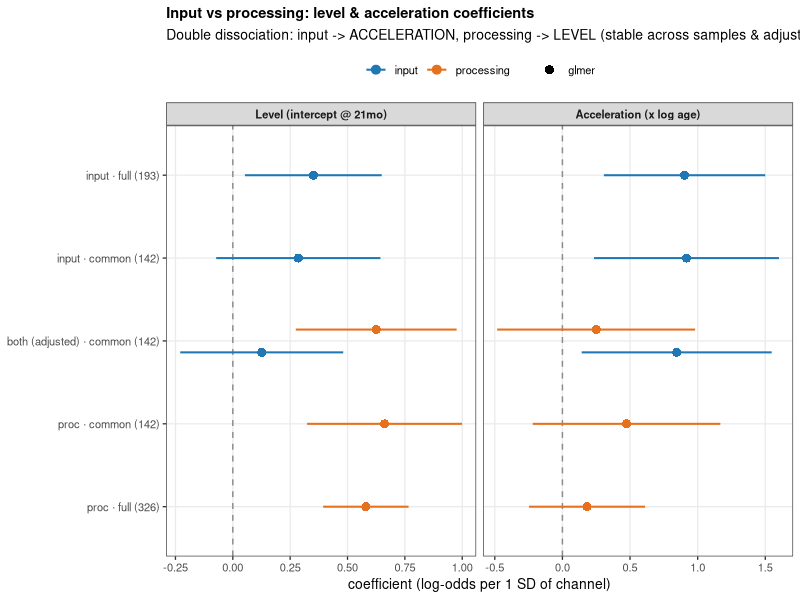
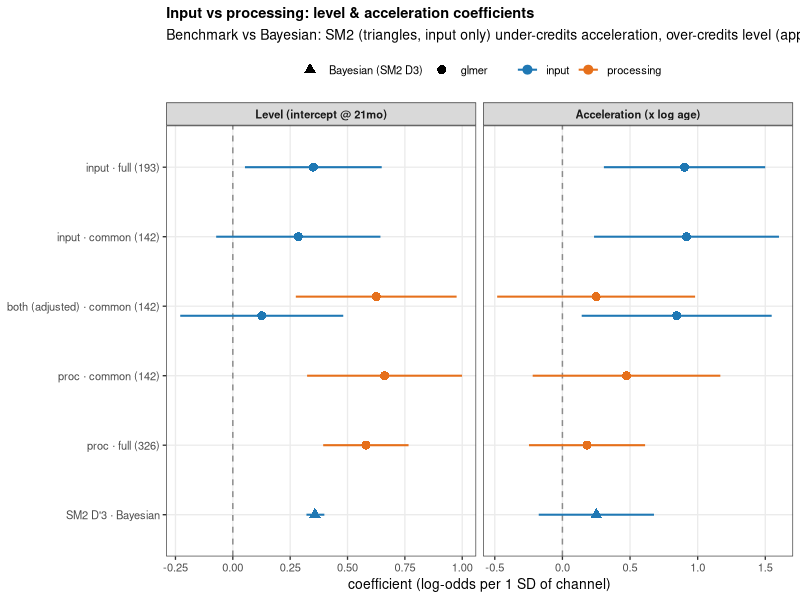

These figures' R source, in order:
## Figure: input & processing coefficients (level + acceleration) with 95% CI
## across glmer specs/samples -- the robustness/benchmark view (cf. paper Fig 3B).
## v1 = glmer specs only; v2 = + Bayesian SM2 D'3 overlay (input channel, approx
## theta~logit scale). Reads results/glmer_ladder_coefs.csv. RUN LOCALLY.
suppressPackageStartupMessages({library(dplyr); library(ggplot2); library(here); library(readr)})
co <- read_csv(here("studies/io_proc_glmer/results/glmer_ladder_coefs.csv"), show_col_types = FALSE)

lab <- c(input_full="input · full (193)", input_common="input · common (142)",
         both_common="both (adjusted) · common (142)",
         proc_common="proc · common (142)", proc_full="proc · full (326)",
         SM2_bayes="SM2 D'3 · Bayesian")
ord <- rev(c("input · full (193)","input · common (142)","both (adjusted) · common (142)",
             "proc · common (142)","proc · full (326)","SM2 D'3 · Bayesian"))
prep <- function(d) d %>% mutate(
  spec_lab = factor(lab[spec], levels = ord),
  term = factor(term, levels = c("level","acceleration"),
                labels = c("Level (intercept @ 21mo)","Acceleration (x log age)")),
  channel = factor(channel, levels = c("input","processing")))

dodge <- position_dodge(width = 0.55)
make_fig <- function(d, subtitle) ggplot(d, aes(est, spec_lab, color = channel, shape = model_type, group = channel)) +
  geom_vline(xintercept = 0, linetype = 2, color = "grey55") +
  geom_linerange(aes(xmin = lo, xmax = hi), position = dodge, linewidth = 0.7) +
  geom_point(position = dodge, size = 2.7) +
  facet_wrap(~ term, scales = "free_x") +
  scale_color_manual(values = c(input = "#1f78b4", processing = "#e6701b")) +
  scale_shape_manual(values = c(glmer = 16, `Bayesian (SM2 D3)` = 17)) +
  labs(x = "coefficient (log-odds per 1 SD of channel)", y = NULL, color = NULL, shape = NULL,
       title = "Input vs processing: level & acceleration coefficients", subtitle = subtitle) +
  theme_bw(base_size = 10) +
  theme(legend.position = "top", panel.grid.minor = element_blank(),
        plot.title = element_text(face = "bold", size = 10.5), strip.text = element_text(face = "bold"))

p1 <- make_fig(prep(filter(co, model_type == "glmer")),
               "Double dissociation: input -> ACCELERATION, processing -> LEVEL (stable across samples & adjustment)")
ggsave(here("studies/io_proc_glmer/figs/io_proc_glmer_coefs.png"), p1, width = 10, height = 3.4, dpi = 150)

p2 <- make_fig(prep(co),
               "Benchmark vs Bayesian: SM2 (triangles, input only) under-credits acceleration, over-credits level (approx theta~logit scale)")
ggsave(here("studies/io_proc_glmer/figs/io_proc_glmer_coefs_vs_sm2.png"), p2, width = 10, height = 3.8, dpi = 150)
cat("wrote figs/io_proc_glmer_coefs.png and figs/io_proc_glmer_coefs_vs_sm2.png\n")
